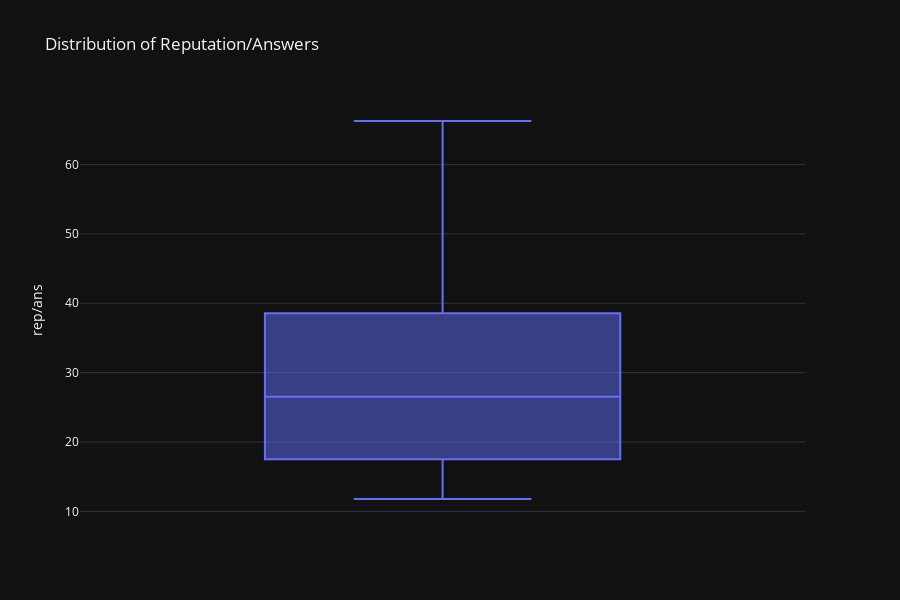

Write notebook code for a chart like this one.
### Code cell
px.box(data_frame=the3
    , y="rep/ans"
    , title="Distribution of Reputation/Answers"
    , template='plotly_dark'
    )

### Figure 1 — Plotly figure (JSON) as saved in the notebook; plotly's stock layout.template omitted (floating-point values rounded to 4 significant figures)
{"data": [{"alignmentgroup": "True", "hoverlabel": {"namelength": 0}, "hovertemplate": "rep/ans=%{y}", "legendgroup": "", "marker": {"color": "#636efa"}, "name": "", "notched": false, "offsetgroup": "", "orientation": "v", "showlegend": false, "type": "box", "x0": " ", "xaxis": "x", "y": [47.9, 23.71, 26.47, 18.37, 21.84, 39.12, 28.48, 38.02, 33.35, 26.53, 13.4, 33.67, 18.13, 11.78, 51.77, 13.93, 66.27, 16.4, 16.87, 40.79], "y0": " ", "yaxis": "y"}], "layout": {"boxmode": "group", "height": 600, "legend": {"tracegroupgap": 0}, "title": {"text": "Distribution of Reputation/Answers"}, "xaxis": {"anchor": "y", "domain": [0, 0.98]}, "yaxis": {"anchor": "x", "domain": [0, 1], "title": {"text": "rep/ans"}}}}
